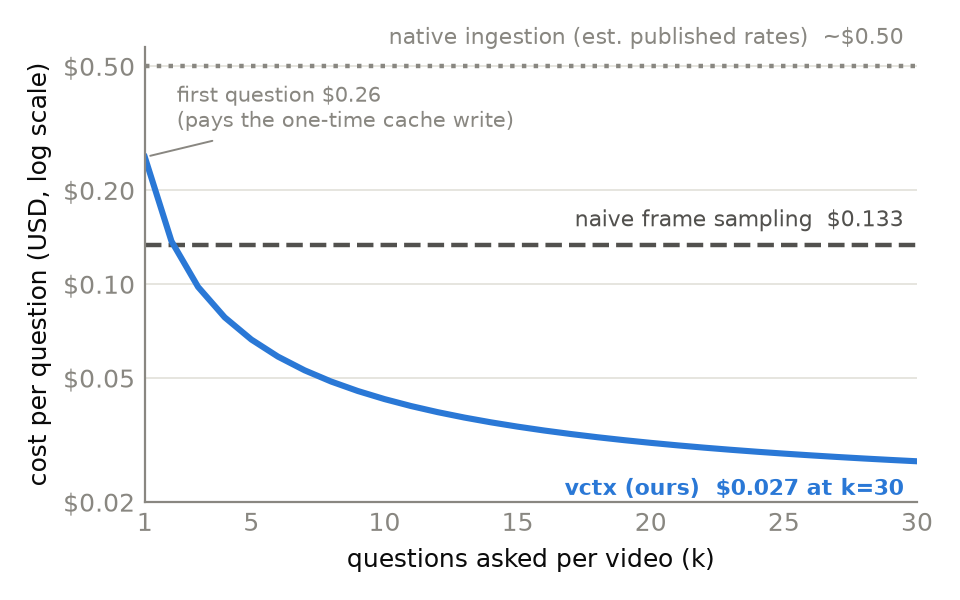

Python code for this plot:
"""Figure 1: per-question cost vs questions asked per video (amortization).

Derives first-question and follow-up costs from the frozen long-run receipts
(eval/results/FINAL_long30.json) and the naive baseline from
eval/results/long_naive.json, so the figure can never drift from the
committed numbers. Native is a flat estimate from published Pro-tier prices.

Usage: python paper/figures/amortization.py   (writes amortization.pdf/.png here)
"""
from __future__ import annotations

import json
from collections import defaultdict
from pathlib import Path

import matplotlib
import matplotlib.pyplot as plt

ROOT = Path(__file__).resolve().parents[2]
OUT = Path(__file__).resolve().parent

ACCENT = "#2a78d6"   # vctx (the subject)
GRAY_1 = "#52514e"   # naive (context)
GRAY_2 = "#898781"   # native estimate (context)
INK = "#0b0b0b"
MUTED = "#898781"
GRID = "#e1e0d9"
NATIVE_EST = 0.50

rows = json.loads((ROOT / "eval/results/FINAL_long30.json").read_text())
by_video = defaultdict(list)
for r in rows:
    by_video[r["qid"].rsplit("-", 1)[0]].append(r["usd"])
firsts = [v[0] for v in by_video.values()]
follows = [u for v in by_video.values() for u in v[1:]]
first = sum(firsts) / len(firsts)
follow = sum(follows) / len(follows)

naive_rows = json.loads((ROOT / "eval/results/long_naive.json").read_text())
naive = sum(r["usd"] for r in naive_rows) / len(naive_rows)

ks = list(range(1, 31))
vctx = [(first + (k - 1) * follow) / k for k in ks]

matplotlib.rcParams.update({
    "font.size": 9,
    "font.family": "sans-serif",
    "text.color": INK,
    "axes.edgecolor": MUTED,
    "axes.labelcolor": INK,
    "xtick.color": MUTED,
    "ytick.color": MUTED,
})

fig, ax = plt.subplots(figsize=(4.8, 3.0), dpi=200)
ax.set_yscale("log")

ax.plot(ks, [NATIVE_EST] * len(ks), color=GRAY_2, lw=1.6, ls=":")
ax.plot(ks, [naive] * len(ks), color=GRAY_1, lw=1.6, ls="--")
ax.plot(ks, vctx, color=ACCENT, lw=2.2)

ax.annotate(f"native ingestion (est. published rates)  ~${NATIVE_EST:.2f}",
            xy=(30, NATIVE_EST), xytext=(29.5, NATIVE_EST * 1.18),
            ha="right", color=GRAY_2, fontsize=8)
ax.annotate(f"naive frame sampling  ${naive:.3f}",
            xy=(30, naive), xytext=(29.5, naive * 1.15),
            ha="right", color=GRAY_1, fontsize=8)
ax.annotate(f"vctx (ours)  ${vctx[-1]:.3f} at k=30",
            xy=(30, vctx[-1]), xytext=(29.5, vctx[-1] * 0.78),
            ha="right", color=ACCENT, fontsize=8, fontweight="bold")
ax.annotate(f"first question ${first:.2f}\n(pays the one-time cache write)",
            xy=(1, vctx[0]), xytext=(2.2, vctx[0] * 1.25),
            color=MUTED, fontsize=7.5,
            arrowprops=dict(arrowstyle="-", color=MUTED, lw=0.7))

ax.set_xlabel("questions asked per video (k)")
ax.set_ylabel("cost per question (USD, log scale)")
ax.set_xlim(1, 30)
ax.set_xticks([1, 5, 10, 15, 20, 25, 30])
ax.set_yticks([0.02, 0.05, 0.1, 0.2, 0.5])
ax.set_yticklabels(["$0.02", "$0.05", "$0.10", "$0.20", "$0.50"])
ax.yaxis.set_minor_formatter(matplotlib.ticker.NullFormatter())
ax.tick_params(which="minor", length=0)
ax.grid(axis="y", color=GRID, lw=0.6)
ax.tick_params(length=0)
for side in ("top", "right"):
    ax.spines[side].set_visible(False)

fig.tight_layout()
fig.savefig(OUT / "amortization.pdf")
fig.savefig(OUT / "amortization.png")
print(f"first ${first:.3f}, follow-up ${follow:.3f}, naive ${naive:.3f}; "
      f"vctx at k=3 ${vctx[2]:.3f}, k=10 ${vctx[9]:.3f}, k=30 ${vctx[29]:.3f}")
